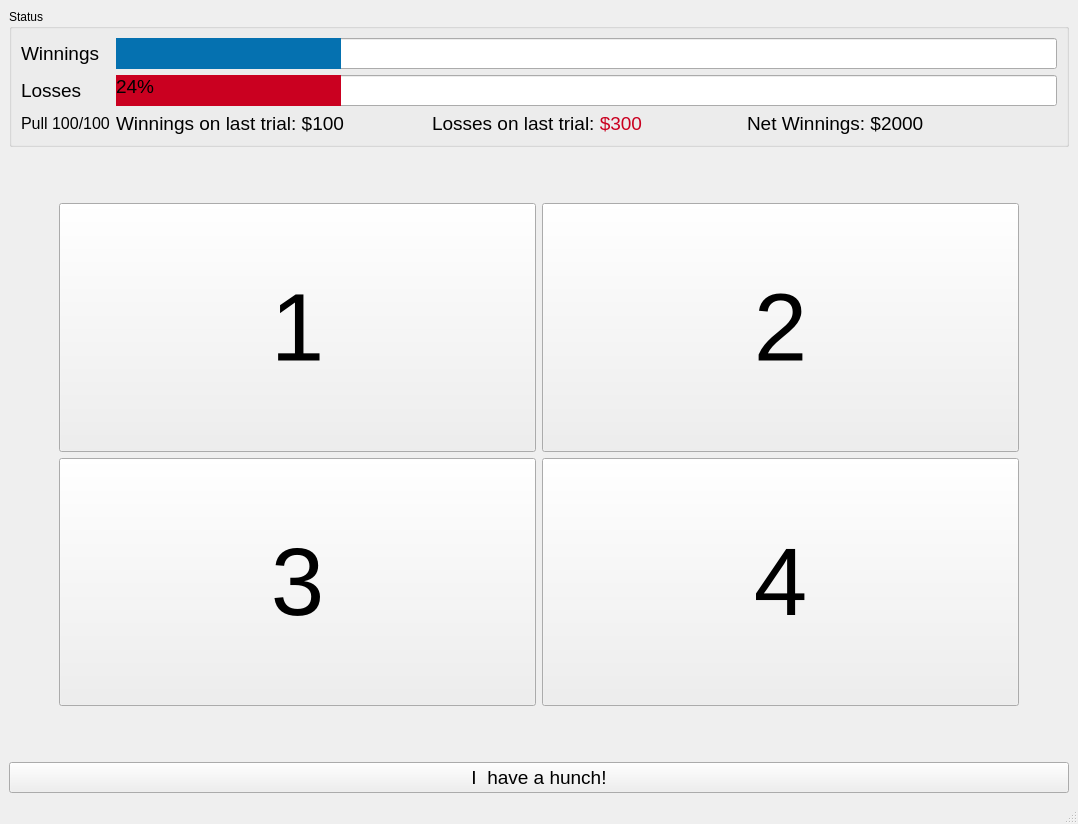
<?xml version="1.0" encoding="UTF-8"?>
<ui version="4.0">
 <class>main_window</class>
 <widget class="QMainWindow" name="main_window">
  <property name="geometry">
   <rect>
    <x>0</x>
    <y>0</y>
    <width>1078</width>
    <height>824</height>
   </rect>
  </property>
  <property name="windowTitle">
   <string>Iowa Gambling Task Experiment</string>
  </property>
  <widget class="QWidget" name="central_widget">
   <layout class="QVBoxLayout" name="vertical_layout2">
    <item>
     <widget class="QGroupBox" name="status_group_box">
      <property name="autoFillBackground">
       <bool>false</bool>
      </property>
      <property name="title">
       <string>Status</string>
      </property>
      <layout class="QVBoxLayout" name="vertical_layout">
       <item>
        <layout class="QGridLayout" name="status_grid_layout">
         <item row="0" column="0">
          <widget class="QLabel" name="label_winnings">
           <property name="font">
            <font>
             <pointsize>14</pointsize>
            </font>
           </property>
           <property name="text">
            <string>Winnings</string>
           </property>
          </widget>
         </item>
         <item row="1" column="1">
          <widget class="QProgressBar" name="progress_losses">
           <property name="font">
            <font>
             <pointsize>14</pointsize>
            </font>
           </property>
           <property name="styleSheet">
            <string notr="true">QProgressBar::chunk {background-color: rgb(202,0,32);}</string>
           </property>
           <property name="maximum">
            <number>100</number>
           </property>
           <property name="value">
            <number>24</number>
           </property>
          </widget>
         </item>
         <item row="1" column="0">
          <widget class="QLabel" name="label_losses">
           <property name="font">
            <font>
             <pointsize>14</pointsize>
            </font>
           </property>
           <property name="text">
            <string>Losses</string>
           </property>
          </widget>
         </item>
         <item row="0" column="1">
          <widget class="QProgressBar" name="progress_winnings">
           <property name="font">
            <font>
             <pointsize>14</pointsize>
            </font>
           </property>
           <property name="styleSheet">
            <string notr="true">QProgressBar::chunk {background-color: rgb(5,113,176);}</string>
           </property>
           <property name="maximum">
            <number>100</number>
           </property>
           <property name="value">
            <number>24</number>
           </property>
           <property name="format">
            <string/>
           </property>
          </widget>
         </item>
         <item row="2" column="1">
          <layout class="QHBoxLayout" name="horizontal_layout">
           <item>
            <widget class="QLabel" name="label_last_win">
             <property name="font">
              <font>
               <pointsize>14</pointsize>
              </font>
             </property>
             <property name="text">
              <string>Winnings on last trial: $100</string>
             </property>
            </widget>
           </item>
           <item>
            <widget class="QLabel" name="label_last_loss">
             <property name="font">
              <font>
               <pointsize>14</pointsize>
              </font>
             </property>
             <property name="text">
              <string>Losses on last trial: &lt;font color=&quot;#ca0020&quot;&gt;$300&lt;/font&gt;</string>
             </property>
            </widget>
           </item>
           <item>
            <widget class="QLabel" name="label_net_win">
             <property name="font">
              <font>
               <pointsize>14</pointsize>
              </font>
             </property>
             <property name="text">
              <string>Net Winnings: $2000</string>
             </property>
            </widget>
           </item>
          </layout>
         </item>
         <item row="2" column="0">
          <widget class="QLabel" name="label_pull_count">
           <property name="font">
            <font>
             <pointsize>12</pointsize>
            </font>
           </property>
           <property name="text">
            <string>Pull 100/100</string>
           </property>
          </widget>
         </item>
        </layout>
       </item>
      </layout>
     </widget>
    </item>
    <item>
     <layout class="QGridLayout" name="deck_grid_layout">
      <property name="leftMargin">
       <number>50</number>
      </property>
      <property name="topMargin">
       <number>50</number>
      </property>
      <property name="rightMargin">
       <number>50</number>
      </property>
      <property name="bottomMargin">
       <number>50</number>
      </property>
      <item row="0" column="1">
       <widget class="QPushButton" name="deck_button2">
        <property name="sizePolicy">
         <sizepolicy hsizetype="Expanding" vsizetype="Expanding">
          <horstretch>0</horstretch>
          <verstretch>0</verstretch>
         </sizepolicy>
        </property>
        <property name="font">
         <font>
          <pointsize>72</pointsize>
         </font>
        </property>
        <property name="text">
         <string>2</string>
        </property>
       </widget>
      </item>
      <item row="0" column="0">
       <widget class="QPushButton" name="deck_button1">
        <property name="sizePolicy">
         <sizepolicy hsizetype="Expanding" vsizetype="Expanding">
          <horstretch>0</horstretch>
          <verstretch>0</verstretch>
         </sizepolicy>
        </property>
        <property name="font">
         <font>
          <pointsize>72</pointsize>
         </font>
        </property>
        <property name="text">
         <string>1</string>
        </property>
       </widget>
      </item>
      <item row="1" column="1">
       <widget class="QPushButton" name="deck_button4">
        <property name="sizePolicy">
         <sizepolicy hsizetype="Expanding" vsizetype="Expanding">
          <horstretch>0</horstretch>
          <verstretch>0</verstretch>
         </sizepolicy>
        </property>
        <property name="font">
         <font>
          <pointsize>72</pointsize>
         </font>
        </property>
        <property name="text">
         <string>4</string>
        </property>
       </widget>
      </item>
      <item row="1" column="0">
       <widget class="QPushButton" name="deck_button3">
        <property name="sizePolicy">
         <sizepolicy hsizetype="Expanding" vsizetype="Expanding">
          <horstretch>0</horstretch>
          <verstretch>0</verstretch>
         </sizepolicy>
        </property>
        <property name="font">
         <font>
          <pointsize>72</pointsize>
         </font>
        </property>
        <property name="text">
         <string>3</string>
        </property>
       </widget>
      </item>
     </layout>
    </item>
    <item>
     <widget class="QPushButton" name="hunch_button">
      <property name="font">
       <font>
        <pointsize>14</pointsize>
       </font>
      </property>
      <property name="text">
       <string>I  have a hunch!</string>
      </property>
     </widget>
    </item>
   </layout>
  </widget>
  <widget class="QMenuBar" name="menubar">
   <property name="geometry">
    <rect>
     <x>0</x>
     <y>0</y>
     <width>1078</width>
     <height>21</height>
    </rect>
   </property>
  </widget>
  <widget class="QStatusBar" name="statusbar"/>
 </widget>
 <resources/>
 <connections/>
</ui>
